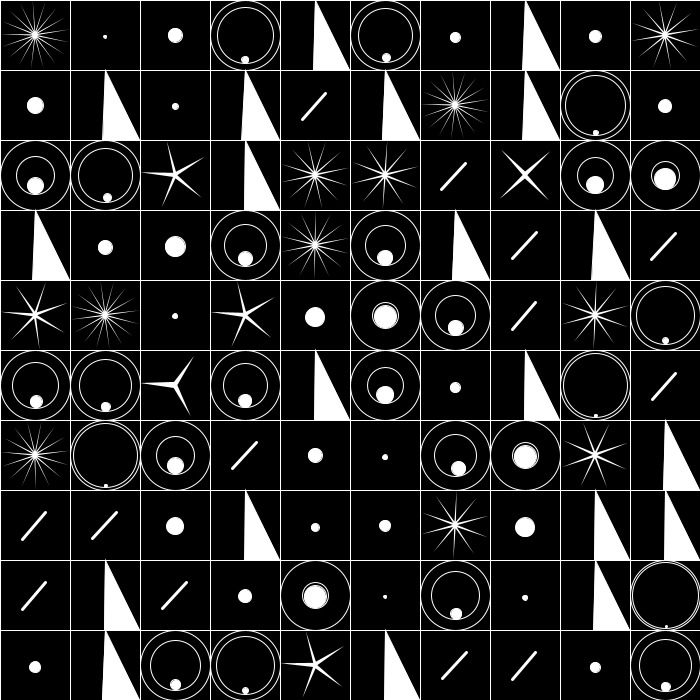
Frame 1 (no input)
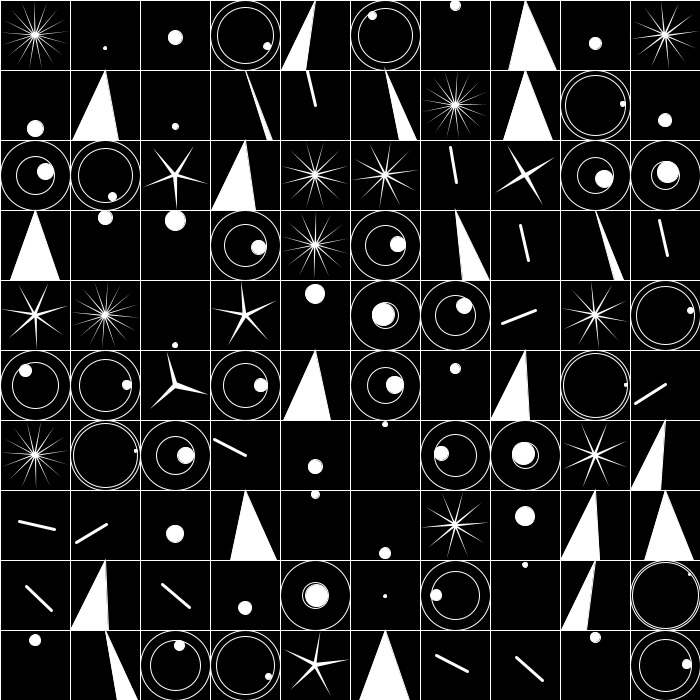
Frame 60 (the mouse pressed at the canvas centre just before this capture)
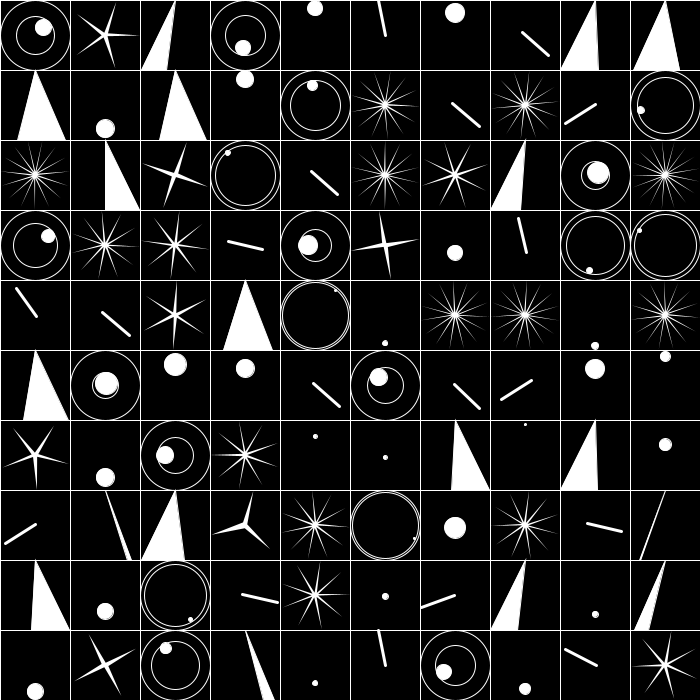
Frame 120 (the mouse held since frame 60 and released just before this capture)

The Processing sketch that drew these frames (run headless with seeded random() and noise(); from frame 60 on, the mouse is pressed at the canvas centre):

// Processing sketch: sketch_6Rules_example
// ── sketch_6Rules_example.pde
//DATT 2400. Dan Tapper
/* an example of how the dice rolls from week 1 can be turned into
a piece of creative code

please note this is just for reference. We will cover how to make proejcts like this
but aren't quite ready for this yet.

To achieve this effect I have created an array of objects.

See array: https://processing.org/reference/Array.html
See object: https://processing.org/tutorials/objects

don't worry if this seems like a lot of code rn

Within the object I have created functions that contain drawing instructions
for circles, triangles, lines etc...

Throguh using a random value and switch I am able to randomly select a 
different drawing rule and draw it to each position in the grid*/

/*
The rules:
1 = Draw a circle
2 = Bounce the circle in a square
3 = Draw a spinning star
4 = Draw a triangle
5 = Move the triangle left and right
6 = Draw a line that moves up and down
*/

//the code

//rows and cols
int col = 10;
int row = col;

int num = col*row;

// create an array of objects to hold our rules
//don't worry too much about what objects are yet
//if you do want to learn more: https://processing.org/tutorials/objects
GR[] gridrules;

void setup() {

  background(0);
  size(700, 700);

  gridrules = new GR[num];

  int stepx = width/col;
  int stepy = height/row;

  for (int i = 0; i < num; i++) {

    int x = i%num%col;
    int y = i%num/row;

    //create [num] number of objects with x,y positions and stepx, stepy values
    gridrules[i] = new GR(x, y, stepx, stepy);
  }
}


void draw() {
  background(0);

  //a for loop to run through the object array and call the ruledraw function
  for (int i = 0; i < num; i++) {
    gridrules[i].ruledraw();
  }
}

//mousePressed contains mostly the same code as setup()
//when we press the mouse we populate our object array with a series of new values
void mousePressed() {

  background(0);

  gridrules = new GR[num];

  int stepx = width/col;
  int stepy = height/row;

  for (int i = 0; i < num; i++) {

    int x = i%num%col;
    int y = i%num/row;

    gridrules[i] = new GR(x, y, stepx, stepy);
  }
}


//object class
class GR {

  //object variables
  int x;
  int y;
  int sizex;
  int sizey;

  // random select value (changes what rule we see)
  int rswitch = int(random(5));

  int cstep = int(random(20, 360));

  int csize;

  int npoints = int(random(3, 18));

  int linerot = int(40);
  int lspeed = int(random(3, 20));

  //constructor
  GR(int xpos, int ypos, int sx, int sy) {

    x = xpos;
    y = ypos;
    sizex = sx;
    sizey = sy;

    csize = int(random(2, sizex/3));
  }

  //switch to change rules based on input from ruledraw
  void ruledraw() {

    switch(rswitch) {

    case 0:
      //draw a circle
      fill(255);
      stroke(255);
      strokeWeight(1);
      drawcircle();
      break;

    case 1:
      //bounce a circle
      fill(255);
      stroke(255);
      strokeWeight(1);
      bouncecircle();
      break;

    case 2:
      //draw a triangle
      fill(255);
      stroke(255);
      strokeWeight(1);
      spintriangle();
      break;

    case 3:
      //spin a star
      fill(255);
      stroke(255);
      strokeWeight(1);
      spinstar();
      break;


    case 4:
      //draw a line
      fill(255);
      stroke(255);
      strokeWeight(3);
      linedraw();
      break;
    }
    strokeWeight(1);
    stroke(255);
    noFill();
    rect(x*sizex, y*sizey, sizex, sizey);
  }

  //object functions
  void drawcircle() {

    int cx = x*sizex;
    int cy = y*sizey;
    int rad = sizex/2;

    int i = frameCount;

    float csin = (cx+sizex/2) + sin(i*TWO_PI/(cstep)) * (rad-csize-(csize/2));
    float ccos = (cy+sizey/2) + cos(i*TWO_PI/(cstep)) * (rad-csize-(csize/2));
    noFill();
    stroke(255);

    ellipse((cx+sizex/2), (cy+sizey/2), sizex-(csize*2), sizex-(csize*2));
    ellipse((cx+sizex/2), (cy+sizey/2), sizex, sizex);
    strokeWeight(1);
    fill(255);
    ellipse(csin, ccos, csize, csize);
  }

  void bouncecircle() {

    ellipse((x*sizex)+sizex/2, (y*sizex+sizey/2)+(sin(frameCount*(map(cstep, 20, 360, 0, 0.1)))*((sizex-csize)/2)), csize, csize);
  }

  void spintriangle() {

    int xp1 = (x*sizex)+sizex/2;
    int yp1 = (y*sizex);

    int xp2 = (x*sizex);
    int yp2 = (y*sizex)+sizex;

    int xp3 = (x*sizex)+sizex;
    int yp3 = (y*sizex)+sizex;

    float sin_move =-sizex/2+(sin(frameCount*(map(cstep, 20, 360, 0, 0.1)))*sizex/2);
    float cos_move =-sizex/2+(cos(frameCount*(map(cstep, 20, 360, 0, 0.1)))*sizex/2);

    triangle(xp1, yp1, xp2-sin_move, yp2, xp3+cos_move, yp3);
  }

  void spinstar() {

    pushMatrix();


    noStroke();
    translate(x*sizex+sizex/2, y*sizex+sizey/2);
    rotate(frameCount*map(cstep, 20, 360, 0, 0.1));

    float angle = TWO_PI / npoints;
    float halfAngle = angle/2.0;
    beginShape();
    for (float a = 0; a < TWO_PI; a += angle) {
      float sx = 0 + cos(a) * sizex/30;
      float sy = 0 + sin(a) * sizey/20;
      vertex(sx, sy);
      sx =0 + cos(a+halfAngle) * sizex/2;
      sy = 0 + sin(a+halfAngle) * sizey/2;
      vertex(sx, sy);
    }
    endShape(CLOSE);

    popMatrix();
  }

  void linedraw() {
    pushMatrix();
    translate(x*sizex+sizex/2, y*sizey+sizex/2);
    if (frameCount%lspeed >= lspeed-1) {
      linerot = linerot+=90;
      linerot = linerot%360;
      linerot = int(degrees(linerot));
    }
    rotate(linerot);
    translate(-sizex/4+abs(sin(frameCount*(map(cstep, 20, 360, 0, 0.1)))*sizex/4), 0);
    line(0, 0, sizex/2, 0);
    popMatrix();
  }
}
